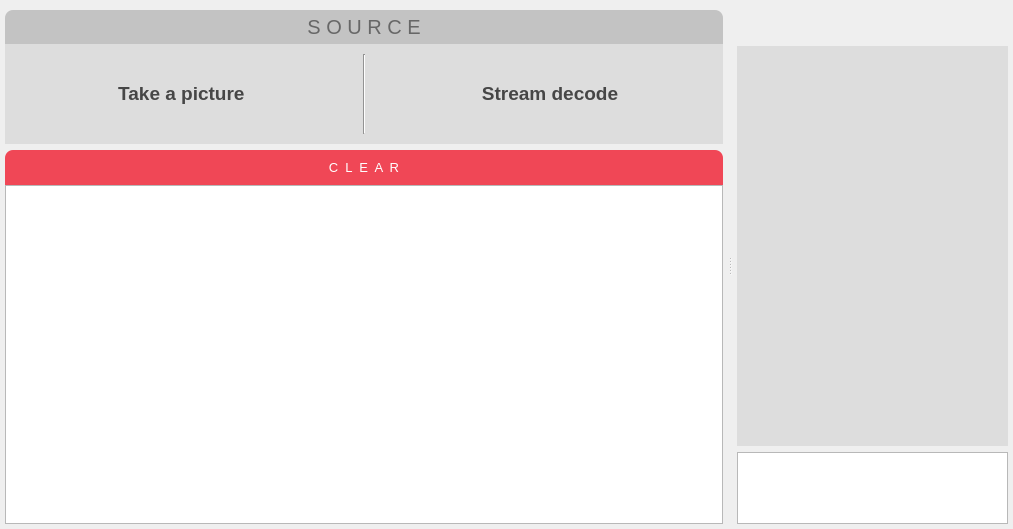
<?xml version="1.0" encoding="UTF-8"?>
<ui version="4.0">
 <class>mainWindow</class>
 <widget class="QWidget" name="mainWindow">
  <property name="geometry">
   <rect>
    <x>0</x>
    <y>0</y>
    <width>1013</width>
    <height>529</height>
   </rect>
  </property>
  <property name="sizePolicy">
   <sizepolicy hsizetype="Expanding" vsizetype="Expanding">
    <horstretch>0</horstretch>
    <verstretch>0</verstretch>
   </sizepolicy>
  </property>
  <property name="minimumSize">
   <size>
    <width>991</width>
    <height>485</height>
   </size>
  </property>
  <property name="mouseTracking">
   <bool>false</bool>
  </property>
  <property name="windowTitle">
   <string>test</string>
  </property>
  <property name="styleSheet">
   <string notr="true"/>
  </property>
  <layout class="QVBoxLayout" name="verticalLayout_3">
   <property name="sizeConstraint">
    <enum>QLayout::SetMinimumSize</enum>
   </property>
   <property name="leftMargin">
    <number>0</number>
   </property>
   <property name="topMargin">
    <number>0</number>
   </property>
   <property name="rightMargin">
    <number>0</number>
   </property>
   <property name="bottomMargin">
    <number>0</number>
   </property>
   <item>
    <widget class="QSplitter" name="splitter">
     <property name="enabled">
      <bool>true</bool>
     </property>
     <property name="sizePolicy">
      <sizepolicy hsizetype="Expanding" vsizetype="Expanding">
       <horstretch>1</horstretch>
       <verstretch>0</verstretch>
      </sizepolicy>
     </property>
     <property name="sizeIncrement">
      <size>
       <width>1</width>
       <height>1</height>
      </size>
     </property>
     <property name="styleSheet">
      <string notr="true"/>
     </property>
     <property name="frameShape">
      <enum>QFrame::NoFrame</enum>
     </property>
     <property name="frameShadow">
      <enum>QFrame::Raised</enum>
     </property>
     <property name="lineWidth">
      <number>5</number>
     </property>
     <property name="midLineWidth">
      <number>5</number>
     </property>
     <property name="orientation">
      <enum>Qt::Horizontal</enum>
     </property>
     <property name="opaqueResize">
      <bool>true</bool>
     </property>
     <widget class="QWidget" name="gridLayoutWidget">
      <layout class="QGridLayout" name="gridLayout" columnminimumwidth="0">
       <property name="sizeConstraint">
        <enum>QLayout::SetDefaultConstraint</enum>
       </property>
       <item row="1" column="0">
        <layout class="QVBoxLayout" name="verticalLayout_2">
         <property name="spacing">
          <number>0</number>
         </property>
         <property name="leftMargin">
          <number>5</number>
         </property>
         <property name="topMargin">
          <number>10</number>
         </property>
         <property name="rightMargin">
          <number>5</number>
         </property>
         <property name="bottomMargin">
          <number>0</number>
         </property>
         <item>
          <widget class="QLabel" name="label">
           <property name="font">
            <font>
             <family>MS Shell Dlg 2</family>
             <pointsize>15</pointsize>
             <weight>50</weight>
             <bold>false</bold>
            </font>
           </property>
           <property name="styleSheet">
            <string notr="true">color: rgb(103, 103, 103);
	
 background-color:rgb(195, 195, 195);
    border-top-right-radius: 8px;
    border-top-left-radius: 8px;
padding: 5px;</string>
           </property>
           <property name="text">
            <string>S O U R C E</string>
           </property>
           <property name="alignment">
            <set>Qt::AlignCenter</set>
           </property>
          </widget>
         </item>
         <item>
          <widget class="QStackedWidget" name="stackedWidget">
           <property name="sizePolicy">
            <sizepolicy hsizetype="Preferred" vsizetype="Maximum">
             <horstretch>0</horstretch>
             <verstretch>0</verstretch>
            </sizepolicy>
           </property>
           <property name="minimumSize">
            <size>
             <width>0</width>
             <height>100</height>
            </size>
           </property>
           <property name="maximumSize">
            <size>
             <width>16777215</width>
             <height>16777215</height>
            </size>
           </property>
           <property name="styleSheet">
            <string notr="true">background-color: rgb(221, 221, 221);</string>
           </property>
           <property name="frameShape">
            <enum>QFrame::NoFrame</enum>
           </property>
           <property name="currentIndex">
            <number>0</number>
           </property>
           <widget class="QWidget" name="mainPage">
            <property name="layoutDirection">
             <enum>Qt::LeftToRight</enum>
            </property>
            <property name="styleSheet">
             <string notr="true"/>
            </property>
            <layout class="QHBoxLayout" name="horizontalLayout_2">
             <property name="spacing">
              <number>15</number>
             </property>
             <property name="sizeConstraint">
              <enum>QLayout::SetDefaultConstraint</enum>
             </property>
             <property name="leftMargin">
              <number>20</number>
             </property>
             <property name="topMargin">
              <number>10</number>
             </property>
             <property name="rightMargin">
              <number>20</number>
             </property>
             <property name="bottomMargin">
              <number>10</number>
             </property>
             <item>
              <widget class="QPushButton" name="picButton">
               <property name="font">
                <font>
                 <pointsize>14</pointsize>
                 <weight>75</weight>
                 <bold>true</bold>
                </font>
               </property>
               <property name="layoutDirection">
                <enum>Qt::LeftToRight</enum>
               </property>
               <property name="styleSheet">
                <string notr="true">QPushButton#picButton {
   /*color: rgb(255, 255, 255);*/
   background-color:rgb(255, 255, 255);
/*padding: 10px;*/
padding-left: 5px;
padding-top: 10px;
padding-bottom: 10px;
padding-right: 10px;
color:rgb(70, 70, 70);
}

QPushButton#picButton:hover {
    background-color: rgb(240, 71, 86);
    border-top-left-radius: 8px;
    border-bottom-left-radius: 8px;
/*padding: 10px;*/
padding-left: 5px;
padding-top: 10px;
padding-bottom: 10px;
padding-right: 10px;
color:rgb(70, 70, 70);
}

QPushButton#picButton:pressed {
    background-color: rgb(255, 102, 105);
    border-top-left-radius: 8px;
    border-bottom-left-radius: 8px;
/*padding: 10px;*/
padding-left: 5px;
padding-top: 15px;
padding-bottom: 10px;
padding-right: 10px;
color:rgb(70, 70, 70);
}
</string>
               </property>
               <property name="text">
                <string>    Take a picture     </string>
               </property>
               <property name="icon">
                <iconset>
                 <normalon>:/icon/img/phCam.png</normalon>
                </iconset>
               </property>
               <property name="iconSize">
                <size>
                 <width>52</width>
                 <height>52</height>
                </size>
               </property>
               <property name="flat">
                <bool>true</bool>
               </property>
              </widget>
             </item>
             <item>
              <widget class="Line" name="line">
               <property name="frameShadow">
                <enum>QFrame::Sunken</enum>
               </property>
               <property name="orientation">
                <enum>Qt::Vertical</enum>
               </property>
              </widget>
             </item>
             <item>
              <widget class="QPushButton" name="vidButton">
               <property name="sizePolicy">
                <sizepolicy hsizetype="Minimum" vsizetype="Fixed">
                 <horstretch>0</horstretch>
                 <verstretch>0</verstretch>
                </sizepolicy>
               </property>
               <property name="font">
                <font>
                 <pointsize>14</pointsize>
                 <weight>75</weight>
                 <bold>true</bold>
                </font>
               </property>
               <property name="styleSheet">
                <string notr="true">QPushButton#vidButton {
   /*color: rgb(255, 255, 255);*/
   background-color:rgb(255, 255, 255);
/*padding: 10px;*/
padding-left: 5px;
padding-top: 10px;
padding-bottom: 10px;
padding-right: 10px;
	color:rgb(70, 70, 70)
}

QPushButton#vidButton:hover {
    background-color: rgb(240, 71, 86);
    border-top-right-radius: 8px;
    border-bottom-right-radius: 8px;
/*padding: 10px;*/
padding-left: 5px;
padding-top: 10px;
padding-bottom: 10px;
padding-right: 10px;
}

QPushButton#vidButton:pressed {
    background-color: rgb(255, 102, 105);
    border-top-right-radius: 8px;
    border-bottom-right-radius: 8px;
/*padding: 10px;*/
padding-left: 5px;
padding-top: 15px;
padding-bottom: 10px;
padding-right: 10px;
}
</string>
               </property>
               <property name="text">
                <string>    Stream decode</string>
               </property>
               <property name="icon">
                <iconset>
                 <normalon>:/icon/img/viCam.png</normalon>
                </iconset>
               </property>
               <property name="iconSize">
                <size>
                 <width>60</width>
                 <height>60</height>
                </size>
               </property>
               <property name="flat">
                <bool>true</bool>
               </property>
              </widget>
             </item>
            </layout>
           </widget>
           <widget class="QWidget" name="stopPage">
            <layout class="QHBoxLayout" name="horizontalLayout_4">
             <property name="leftMargin">
              <number>120</number>
             </property>
             <property name="rightMargin">
              <number>120</number>
             </property>
             <item>
              <widget class="QPushButton" name="stopButton">
               <property name="sizePolicy">
                <sizepolicy hsizetype="Minimum" vsizetype="Minimum">
                 <horstretch>0</horstretch>
                 <verstretch>0</verstretch>
                </sizepolicy>
               </property>
               <property name="font">
                <font>
                 <pointsize>25</pointsize>
                 <weight>75</weight>
                 <bold>true</bold>
                </font>
               </property>
               <property name="layoutDirection">
                <enum>Qt::LeftToRight</enum>
               </property>
               <property name="autoFillBackground">
                <bool>false</bool>
               </property>
               <property name="styleSheet">
                <string notr="true">QPushButton#stopButton {
   /*color: rgb(255, 255, 255);*/
   background-color:rgb(255, 255, 255);
/*padding: 10px;*/
padding-left: 5px;
padding-top: 10px;
padding-bottom: 10px;
padding-right: 10px;
color:rgb(70, 70, 70);
}

QPushButton#stopButton:hover {
    background-color: rgb(240, 71, 86);
    border-top-left-radius: 8px;
    border-bottom-left-radius: 8px;
    border-top-right-radius: 8px;
    border-bottom-right-radius: 8px;
/*padding: 10px;*/
padding-left: 5px;
padding-top: 10px;
padding-bottom: 10px;
padding-right: 10px;
color:rgb(70, 70, 70);
}

QPushButton#stopButton:pressed {
    background-color: rgb(255, 102, 105);
    border-top-left-radius: 8px;
    border-bottom-left-radius: 8px;
    border-top-right-radius: 8px;
    border-bottom-right-radius: 8px;
/*padding: 10px;*/
padding-left: 5px;
padding-top: 15px;
padding-bottom: 10px;
padding-right: 10px;
color:rgb(70, 70, 70);
}
</string>
               </property>
               <property name="text">
                <string>STOP</string>
               </property>
               <property name="iconSize">
                <size>
                 <width>52</width>
                 <height>52</height>
                </size>
               </property>
               <property name="autoDefault">
                <bool>false</bool>
               </property>
               <property name="flat">
                <bool>true</bool>
               </property>
              </widget>
             </item>
            </layout>
           </widget>
           <widget class="QWidget" name="capPage">
            <property name="styleSheet">
             <string notr="true"/>
            </property>
            <layout class="QHBoxLayout" name="horizontalLayout_3">
             <property name="leftMargin">
              <number>0</number>
             </property>
             <property name="topMargin">
              <number>9</number>
             </property>
             <property name="rightMargin">
              <number>0</number>
             </property>
             <item>
              <spacer name="horizontalSpacer_3">
               <property name="orientation">
                <enum>Qt::Horizontal</enum>
               </property>
               <property name="sizeType">
                <enum>QSizePolicy::Minimum</enum>
               </property>
               <property name="sizeHint" stdset="0">
                <size>
                 <width>150</width>
                 <height>20</height>
                </size>
               </property>
              </spacer>
             </item>
             <item>
              <widget class="QPushButton" name="capButton">
               <property name="enabled">
                <bool>false</bool>
               </property>
               <property name="sizePolicy">
                <sizepolicy hsizetype="Minimum" vsizetype="Minimum">
                 <horstretch>0</horstretch>
                 <verstretch>0</verstretch>
                </sizepolicy>
               </property>
               <property name="minimumSize">
                <size>
                 <width>0</width>
                 <height>0</height>
                </size>
               </property>
               <property name="font">
                <font>
                 <pointsize>25</pointsize>
                 <weight>75</weight>
                 <bold>true</bold>
                </font>
               </property>
               <property name="layoutDirection">
                <enum>Qt::LeftToRight</enum>
               </property>
               <property name="autoFillBackground">
                <bool>false</bool>
               </property>
               <property name="styleSheet">
                <string notr="true">QPushButton#capButton {
  /*  background-color: rgb(240, 71, 86);*/
/*padding: 10px;*/
padding-left: 5px;
padding-top: 10px;
padding-bottom: 10px;
padding-right: 10px;
color:rgb(70, 70, 70);
}

QPushButton#capButton:hover {
    background-color:rgb(240, 71, 86);
	
    border-top-left-radius: 8px;
    border-bottom-left-radius: 8px;
    border-top-right-radius: 8px;
    border-bottom-right-radius: 8px;
/*padding: 10px;*/
padding-left: 5px;
padding-top: 10px;
padding-bottom: 10px;
padding-right: 10px;
color:rgb(70, 70, 70);
}

QPushButton#capButton:pressed {
    background-color: rgb(255, 102, 105);
    border-top-left-radius: 8px;
    border-bottom-left-radius: 8px;
    border-top-right-radius: 8px;
    border-bottom-right-radius: 8px;
/*padding: 10px;*/
padding-left: 5px;
padding-top: 15px;
padding-bottom: 10px;
padding-right: 10px;
color:rgb(70, 70, 70);
}

QPushButton#capButton:disabled {
   /* background-color:rgb(181, 181, 181);*/
    border-top-left-radius: 8px;
    border-bottom-left-radius: 8px;
    border-top-right-radius: 8px;
    border-bottom-right-radius: 8px;

padding-left: 5px;
padding-top: 15px;
padding-bottom: 10px;
padding-right: 10px;
color:rgb(184, 184, 184);
}</string>
               </property>
               <property name="text">
                <string>CAPTURE</string>
               </property>
               <property name="iconSize">
                <size>
                 <width>52</width>
                 <height>52</height>
                </size>
               </property>
               <property name="autoDefault">
                <bool>false</bool>
               </property>
               <property name="flat">
                <bool>true</bool>
               </property>
              </widget>
             </item>
             <item>
              <spacer name="horizontalSpacer_2">
               <property name="orientation">
                <enum>Qt::Horizontal</enum>
               </property>
               <property name="sizeType">
                <enum>QSizePolicy::Minimum</enum>
               </property>
               <property name="sizeHint" stdset="0">
                <size>
                 <width>30</width>
                 <height>22</height>
                </size>
               </property>
              </spacer>
             </item>
             <item>
              <widget class="QPushButton" name="cancelButton">
               <property name="sizePolicy">
                <sizepolicy hsizetype="Minimum" vsizetype="Minimum">
                 <horstretch>0</horstretch>
                 <verstretch>0</verstretch>
                </sizepolicy>
               </property>
               <property name="maximumSize">
                <size>
                 <width>50</width>
                 <height>16777215</height>
                </size>
               </property>
               <property name="styleSheet">
                <string notr="true">QPushButton#cancelButton {
   /*color: rgb(255, 255, 255);*/
   /*background-color:rgb(255, 255, 255);*/
/*padding: 10px;*/
/*padding-left: 5px;
padding-top: 10px;
padding-bottom: 10px;
padding-right: 10px;
color:rgb(70, 70, 70);*/
}

QPushButton#cancelButton:hover {
    /*background-color: rgb(255, 70, 73);*/
    border-top-left-radius: 8px;
    border-bottom-left-radius: 8px;
    border-top-right-radius: 8px;
    border-bottom-right-radius: 8px;
/*padding: 10px;*/
/*padding-left: 5px;
padding-top: 10px;
padding-bottom: 10px;
padding-right: 10px;
color:rgb(70, 70, 70);*/
}

QPushButton#cancelButton:pressed {
   /* background-color:rgb(255, 193, 194);*/
    border-top-left-radius: 8px;
    border-bottom-left-radius: 8px;
    border-top-right-radius: 8px;
    border-bottom-right-radius: 8px;
    padding-top: 3px;
/*padding-left: 5px;
padding-top: 10px;
padding-bottom: 10px;
padding-right: 10px;
color:rgb(70, 70, 70);*/
}
</string>
               </property>
               <property name="text">
                <string/>
               </property>
               <property name="icon">
                <iconset>
                 <normalon>:/icon/img/min.png</normalon>
                </iconset>
               </property>
               <property name="iconSize">
                <size>
                 <width>44</width>
                 <height>44</height>
                </size>
               </property>
               <property name="flat">
                <bool>true</bool>
               </property>
              </widget>
             </item>
             <item>
              <spacer name="horizontalSpacer_4">
               <property name="orientation">
                <enum>Qt::Horizontal</enum>
               </property>
               <property name="sizeType">
                <enum>QSizePolicy::Minimum</enum>
               </property>
               <property name="sizeHint" stdset="0">
                <size>
                 <width>63</width>
                 <height>20</height>
                </size>
               </property>
              </spacer>
             </item>
            </layout>
           </widget>
          </widget>
         </item>
        </layout>
       </item>
       <item row="2" column="0">
        <layout class="QVBoxLayout" name="verticalLayout">
         <property name="spacing">
          <number>0</number>
         </property>
         <property name="leftMargin">
          <number>5</number>
         </property>
         <property name="topMargin">
          <number>0</number>
         </property>
         <property name="rightMargin">
          <number>5</number>
         </property>
         <property name="bottomMargin">
          <number>5</number>
         </property>
         <item>
          <widget class="QPushButton" name="clearButton">
           <property name="font">
            <font>
             <family>MS Shell Dlg 2</family>
             <pointsize>10</pointsize>
             <weight>50</weight>
             <bold>false</bold>
            </font>
           </property>
           <property name="styleSheet">
            <string notr="true">QPushButton#clearButton {
 background-color: rgb(240, 71, 86);
   /*background-color:rgb(194, 194, 194);*/
padding: 10px;
	color: rgb(255, 255, 255);
    border-top-right-radius: 8px;
    border-top-left-radius: 8px;

}

QPushButton#clearButton:hover {
    background-color: rgb(240, 71, 86);
    border-top-right-radius: 8px;
    border-top-left-radius: 8px;
padding: 10px;
}

QPushButton#clearButton:pressed {
    background-color: rgb(255, 102, 105);
    border-top-right-radius: 8px;
    border-top-left-radius: 8px;
    padding-top: 13px;
}
</string>
           </property>
           <property name="text">
            <string>C  L  E  A  R</string>
           </property>
           <property name="iconSize">
            <size>
             <width>16</width>
             <height>16</height>
            </size>
           </property>
           <property name="checkable">
            <bool>false</bool>
           </property>
           <property name="autoDefault">
            <bool>false</bool>
           </property>
           <property name="default">
            <bool>false</bool>
           </property>
           <property name="flat">
            <bool>true</bool>
           </property>
          </widget>
         </item>
         <item>
          <widget class="QListWidget" name="picList">
           <property name="font">
            <font>
             <pointsize>15</pointsize>
             <weight>50</weight>
             <bold>false</bold>
            </font>
           </property>
           <property name="styleSheet">
            <string notr="true"/>
           </property>
           <property name="frameShape">
            <enum>QFrame::StyledPanel</enum>
           </property>
           <property name="sizeAdjustPolicy">
            <enum>QAbstractScrollArea::AdjustToContents</enum>
           </property>
           <property name="dragEnabled">
            <bool>true</bool>
           </property>
           <property name="alternatingRowColors">
            <bool>true</bool>
           </property>
           <property name="resizeMode">
            <enum>QListView::Adjust</enum>
           </property>
           <property name="viewMode">
            <enum>QListView::ListMode</enum>
           </property>
           <property name="modelColumn">
            <number>0</number>
           </property>
           <property name="uniformItemSizes">
            <bool>false</bool>
           </property>
          </widget>
         </item>
        </layout>
       </item>
       <item row="0" column="0">
        <layout class="QVBoxLayout" name="verticalLayout_4">
         <property name="topMargin">
          <number>0</number>
         </property>
        </layout>
       </item>
      </layout>
     </widget>
     <widget class="QWidget" name="gridLayoutWidget_2">
      <layout class="QGridLayout" name="gridLayout_2">
       <property name="leftMargin">
        <number>5</number>
       </property>
       <property name="rightMargin">
        <number>5</number>
       </property>
       <property name="bottomMargin">
        <number>5</number>
       </property>
       <item row="1" column="0">
        <widget class="QLabel" name="picDisplayer">
         <property name="sizePolicy">
          <sizepolicy hsizetype="Expanding" vsizetype="Expanding">
           <horstretch>0</horstretch>
           <verstretch>0</verstretch>
          </sizepolicy>
         </property>
         <property name="minimumSize">
          <size>
           <width>1</width>
           <height>1</height>
          </size>
         </property>
         <property name="font">
          <font>
           <pointsize>7</pointsize>
           <weight>50</weight>
           <bold>false</bold>
          </font>
         </property>
         <property name="styleSheet">
          <string notr="true">background-color: rgb(221, 221, 221);</string>
         </property>
         <property name="text">
          <string/>
         </property>
         <property name="scaledContents">
          <bool>true</bool>
         </property>
         <property name="alignment">
          <set>Qt::AlignCenter</set>
         </property>
         <property name="wordWrap">
          <bool>false</bool>
         </property>
         <property name="openExternalLinks">
          <bool>false</bool>
         </property>
         <property name="textInteractionFlags">
          <set>Qt::LinksAccessibleByMouse</set>
         </property>
        </widget>
       </item>
       <item row="2" column="0">
        <widget class="QPlainTextEdit" name="logText">
         <property name="sizePolicy">
          <sizepolicy hsizetype="Expanding" vsizetype="Maximum">
           <horstretch>0</horstretch>
           <verstretch>0</verstretch>
          </sizepolicy>
         </property>
         <property name="minimumSize">
          <size>
           <width>0</width>
           <height>0</height>
          </size>
         </property>
         <property name="maximumSize">
          <size>
           <width>16777215</width>
           <height>80</height>
          </size>
         </property>
         <property name="sizeAdjustPolicy">
          <enum>QAbstractScrollArea::AdjustToContents</enum>
         </property>
         <property name="undoRedoEnabled">
          <bool>false</bool>
         </property>
         <property name="readOnly">
          <bool>true</bool>
         </property>
         <property name="backgroundVisible">
          <bool>false</bool>
         </property>
         <property name="centerOnScroll">
          <bool>false</bool>
         </property>
        </widget>
       </item>
       <item row="0" column="0">
        <widget class="QWidget" name="topBar" native="true">
         <layout class="QHBoxLayout" name="horizontalLayout">
          <property name="topMargin">
           <number>3</number>
          </property>
          <property name="rightMargin">
           <number>10</number>
          </property>
          <property name="bottomMargin">
           <number>1</number>
          </property>
          <item>
           <spacer name="horizontalSpacer">
            <property name="orientation">
             <enum>Qt::Horizontal</enum>
            </property>
            <property name="sizeHint" stdset="0">
             <size>
              <width>40</width>
              <height>20</height>
             </size>
            </property>
           </spacer>
          </item>
          <item>
           <widget class="QPushButton" name="minimizeButton">
            <property name="styleSheet">
             <string notr="true">QPushButton#minimizeButton {
   /*color: rgb(255, 255, 255);*/
   background-color:rgb(255, 255, 255);
padding: 10px;
}

QPushButton#minimizeButton:hover {
    background-color:rgb(150, 150, 150);
    border-top-left-radius: 8px;
    border-bottom-left-radius: 8px;
padding: 10px;
}

QPushButton#minimizeButton:pressed {
    background-color:rgb(165, 165, 165);
    border-top-left-radius: 8px;
    border-bottom-left-radius: 8px;
padding: 10px;
}
</string>
            </property>
            <property name="text">
             <string/>
            </property>
            <property name="icon">
             <iconset>
              <normalon>:/icon/img/abort.png</normalon>
             </iconset>
            </property>
            <property name="iconSize">
             <size>
              <width>13</width>
              <height>13</height>
             </size>
            </property>
            <property name="flat">
             <bool>true</bool>
            </property>
           </widget>
          </item>
          <item>
           <widget class="QPushButton" name="closeButton">
            <property name="styleSheet">
             <string notr="true">QPushButton#closeButton {
   /*color: rgb(255, 255, 255);*/
   background-color:rgb(255, 255, 255);
padding: 10px;
}

QPushButton#closeButton:hover {
    background-color: rgb(240, 71, 86);
    border-top-right-radius: 8px;
    border-bottom-right-radius: 8px;
padding: 10px;
}

QPushButton#closeButton:pressed {
    background-color: rgb(255, 102, 105);
    border-top-right-radius: 8px;
    border-bottom-right-radius: 8px;
padding: 10px;
}
</string>
            </property>
            <property name="text">
             <string/>
            </property>
            <property name="icon">
             <iconset>
              <normalon>:/icon/img/cancel.png</normalon>
             </iconset>
            </property>
            <property name="iconSize">
             <size>
              <width>13</width>
              <height>13</height>
             </size>
            </property>
            <property name="flat">
             <bool>true</bool>
            </property>
           </widget>
          </item>
         </layout>
        </widget>
       </item>
      </layout>
     </widget>
    </widget>
   </item>
  </layout>
 </widget>
 <resources>
  <include location="resources.qrc"/>
 </resources>
 <connections/>
</ui>
